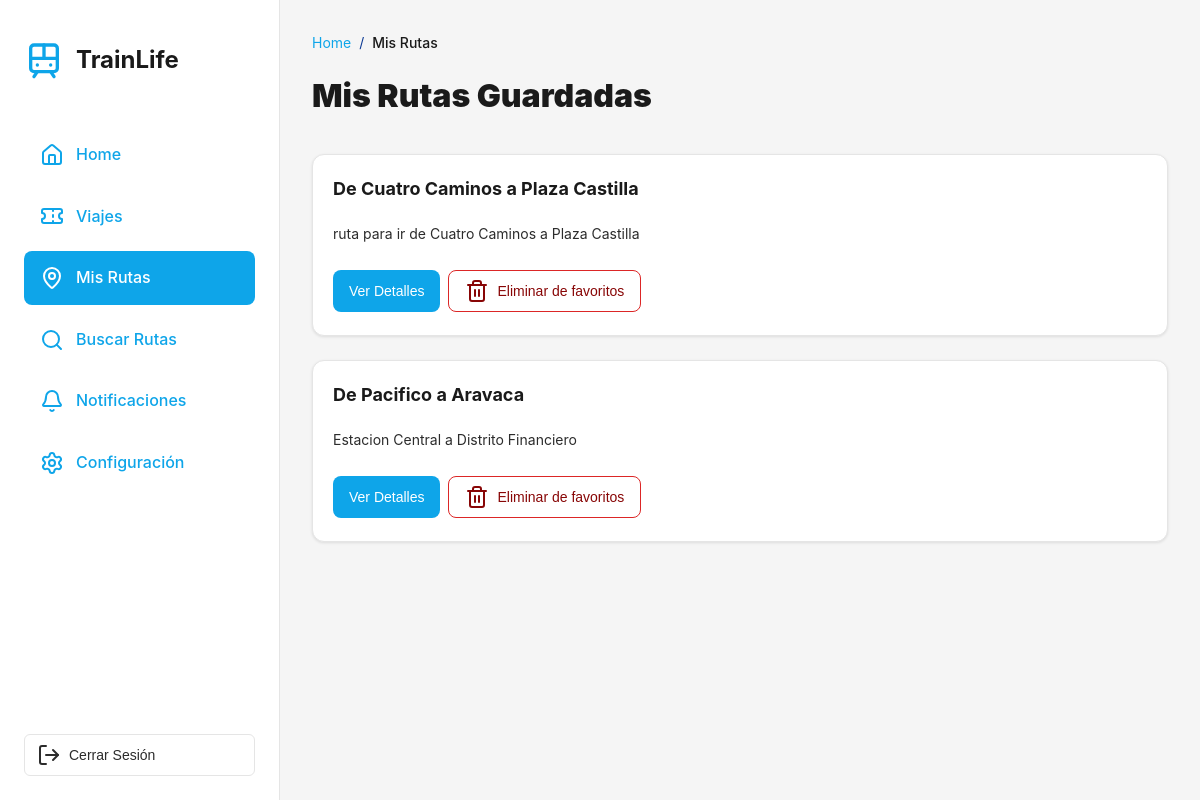
The app's page /misRutas/1/ (signed in) with its own data.
### trainLife/models.py (models this page shows, shortened)
class Ruta(models.Model):
    usuarios = models.ManyToManyField(Usuario, related_name='rutas', blank=True)
    nombre = models.CharField(max_length=200)  # Nombre descriptivo de la ruta
    descripcion = models.TextField(blank=True, null=True)  # Descripción opcional
    fechaCreacion = models.DateTimeField(auto_now_add=True)
    fechaActualizacion = models.DateTimeField(auto_now=True)
    class Meta:
        ordering = ['-fechaCreacion']
        verbose_name = 'Ruta'
        verbose_name_plural = 'Rutas'

### trainLife/views.py (the view)
# urls.py: path('misRutas/<int:usuario_id>/', views.misRutas, name='mis_rutas'),
def misRutas(request, usuario_id):
    session_usuario_id = request.session.get('usuario_id')
    if not session_usuario_id or session_usuario_id != usuario_id:
        return redirect('login')
    usuario = Usuario.objects.filter(id=usuario_id).first()
    if not usuario:
        return redirect('login')
    rutas = Ruta.objects.filter(usuarios=usuario).prefetch_related('trayectos')
    return render(request, 'MisRutas.html', {
        'usuario': usuario,
        'rutas': rutas
    })

### trainLife/context_processors.py (called while the page is built)
def color_mode(request):
    from .models import Usuario
    usuario_id = request.session.get('usuario_id')
    if usuario_id:
        try:
            usuario = Usuario.objects.get(id=usuario_id)
            return {'color_mode': usuario.color_mode}
        except Usuario.DoesNotExist:
            pass
    return {'color_mode': 'normal'}

### trainLife/templates/MisRutas.html (shortened to what this page needs)
<!DOCTYPE html>
<html lang="es">
{% load static %}
<head>
    <link rel="stylesheet" href="{% static 'styles/sidebar.css' %}">
    <link rel="stylesheet" href="{% static 'styles/misRutas.css' %}">
    <link rel="stylesheet" href="{% static 'styles/confirmModal.css' %}">
    <link rel="stylesheet" href="{% static 'styles/color-modes.css' %}">
</head>
<body data-color-mode="{{ color_mode }}">
     <div class="dashboard-container">
        {% with seccion_actual='mis_rutas' %}
            {% include 'includes/sidebar.html' %}
        {% endwith %}
        <main id="contenido-principal" class="main-content" role="main" aria-label="Contenido principal">
            <div class="content-wrapper">
                <nav class="breadcrumb" aria-label="Breadcrumb">
                    <a href="{% url 'inicio_usuario' usuario.id %}" class="breadcrumb-item"
                        aria-label="Volver a inicio">Home</a>
                    <span class="breadcrumb-separator">/</span>
                    <span class="breadcrumb-item breadcrumb-current">Mis Rutas</span>
                </nav>
                <h1 class="page-title">Mis Rutas Guardadas</h1>
                <div class="routes-container" role="list" aria-label="Lista de rutas guardadas">
                    {% if rutas %}
                    {% for ruta in rutas %}
                    <div class="route-card" role="listitem" aria-labelledby="route-{{ ruta.id }}-title">
                        <div class="route-header">
                            <div class="route-info">
                                <h2 class="route-title" id="route-{{ ruta.id }}-title">{{ ruta.nombre }}</h2>
                                {% if ruta.descripcion %}
                                <p class="route-subtitle">{{ ruta.descripcion }}</p>
                                {% endif %}
                                <div class="route-actions">
                                    <button class="btn btn-primary expand-route" data-route-id="{{ ruta.id }}"
                                        aria-expanded="false" aria-controls="route-{{ ruta.id }}-details"
                                        aria-label="Ver detalles de la ruta {{ ruta.nombre }}">
                                        <span>Ver Detalles</span>
                                    </button>
                                    <button class="btn btn-delete"
                                        data-delete-route-id="{{ ruta.id }}"
                                        data-delete-route-name="{{ ruta.nombre|escapejs }}"
                                        data-delete-url="{% url 'eliminar_ruta_favorito' usuario.id ruta.id %}"
                                        aria-label="Eliminar ruta {{ ruta.nombre }} de favoritos">
                                        <i data-lucide="trash-2" aria-hidden="true"></i>
                                        <span>Eliminar de favoritos</span>
                                    </button>
                                </div>
                            </div>
                            <div class="route-map route-map-main" role="img"
                                aria-label="Mapa de la ruta {{ ruta.nombre }}"></div>
                        </div>
                    </div>
                    {% endfor %}
                    {% endif %}
                </div>
            </div>
        </main>
    </div>
</body>
</html>

### trainLife/static/styles/sidebar.css (style rules this page uses)
* { margin: 0; padding: 0; box-sizing: border-box; }
body { font-family: 'Lexend', -apple-system, BlinkMacSystemFont, 'Segoe UI', sans-serif; background-color: #f5f5f5; color: #1a1a1a; line-height: 1.6; -webkit-font-smoothing: antialiased; -moz-osx-font-smoothing: grayscale; }
.main-content { flex: 1; margin-left: 280px; padding: 32px; overflow-y: auto; background-color: #f5f5f5; }

### trainLife/static/styles/misRutas.css (style rules this page uses)
* { margin: 0; padding: 0; box-sizing: border-box; }
body { font-family: 'Inter', -apple-system, BlinkMacSystemFont, 'Segoe UI', sans-serif; background-color: #f5f5f5; color: #1a1a1a; line-height: 1.6; -webkit-font-smoothing: antialiased; -moz-osx-font-smoothing: grayscale; }
.main-content { flex: 1; margin-left: 280px; padding: 32px; overflow-y: auto; background-color: #f5f5f5; }
.content-wrapper { max-width: 900px; margin: 0 auto; }
.breadcrumb { display: flex; align-items: center; gap: 8px; margin-bottom: 16px; font-size: 14px; }
.breadcrumb-item { color: #0d3a94; text-decoration: none; transition: color 0.2s; }
.breadcrumb-current { color: #1a1a1a; font-weight: 500; }
.breadcrumb-separator { color: #0d3a94; }
.page-title { font-size: 32px; font-weight: 900; color: #1a1a1a; margin-bottom: 32px; }
.routes-container { display: flex; flex-direction: column; gap: 24px; }
.route-card { background-color: #ffffff; border-radius: 12px; padding: 20px; box-shadow: 0 1px 3px rgba(0, 0, 0, 0.1); border: 1px solid #e5e5e5; }
.route-header { display: flex; gap: 24px; justify-content: space-between; }
.route-info { flex: 1; display: flex; flex-direction: column; gap: 16px; }
.route-title { font-size: 18px; font-weight: 700; color: #1a1a1a; margin-bottom: 4px; }
.route-subtitle { font-size: 14px; color: #2c2c2c; }
.route-actions { display: flex; gap: 8px; flex-wrap: wrap; margin-top: 8px; }
.btn { display: inline-flex; align-items: center; gap: 8px; padding: 8px 16px; border-radius: 8px; font-size: 14px; font-weight: 500; border: none; cursor: pointer; transition: all 0.2s; text-decoration: none; }
.btn-primary { background-color: #1049bd; color: #ffffff; }
.btn-delete { background-color: #ffffff; color: #880606; border: 1px solid #dc2626; }
.route-map { width: 180px; height: 140px; border-radius: 8px; background-size: cover; background-position: center; background-repeat: no-repeat; flex-shrink: 0; }
.route-map-main { background-image: url("https://lh3.googleusercontent.com/aida-public/AB6AXuBFCZR0x8VcnqT6RG2hA_4pFoIXX7WWwQOkCXsHQJpAUymAZ6xp8bsylSIydPH_lk3Jg27IB4roVP0nMGsjc3QR-1AM5FN9dMNJi_uM2JrsfWscwAM4wsAT1RwDyqVcjgHn6PzY-Zb42pmB5OAgqFaYvfYGgJj7zBEqeT_-8WgccY3dsnNFMz90MZ_qg6AJFJWY000TTad9N2id_XW4MxUgvKNjnbHpraVKHjcncMg4ljZ-MKGxsw_840FA0MJTmCLtxXNx3Qtg7PU"); }

### records on screen
Ruta: nombre "De Cuatro Caminos a Plaza Castilla", descripcion "ruta para ir de Cuatro Caminos a Plaza Castilla"
Ruta: nombre "De Pacifico a Aravaca", descripcion "Estacion Central a Distrito Financiero"
